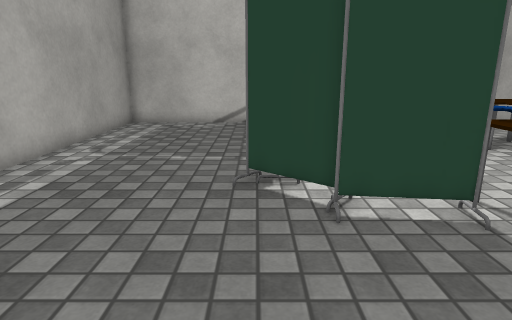
view 1 (above)

14 first-person views from a walk through a scene from a Unity 3-D project. The camera is 1.2 m above the floor, tilts 14° down and sees 75° across. The floor is counted in squares, 0.5 m on a side. Each view is taken from the middle of a square. On the plan, view 1 faces up. The plan holds only what a view shows up to about 20 squares ahead; the rest is blank. The place goes on beyond the plan. Some animated figures are not drawn. Some surface patterns are stand-ins.

view 2
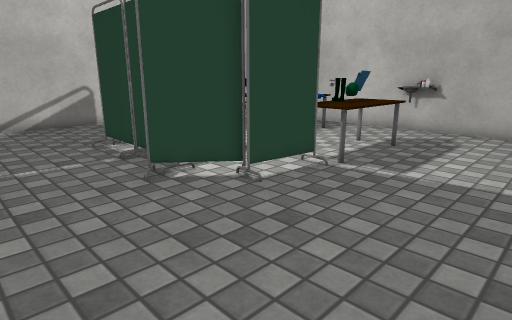

view 3
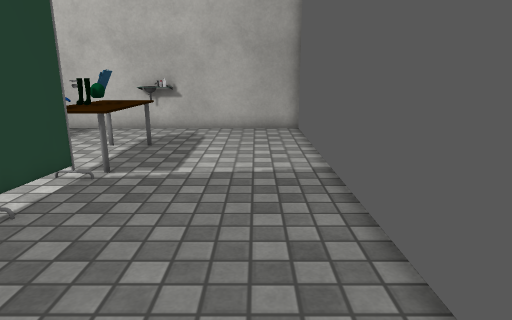

view 4
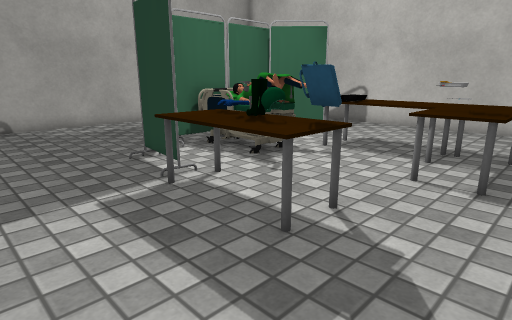

view 5
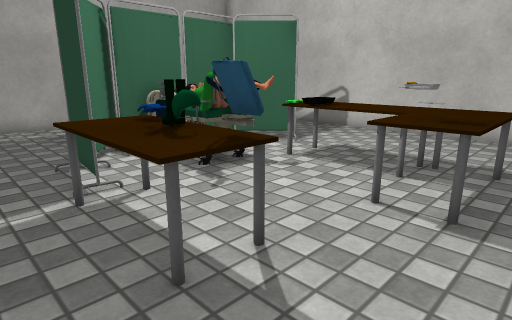

view 6
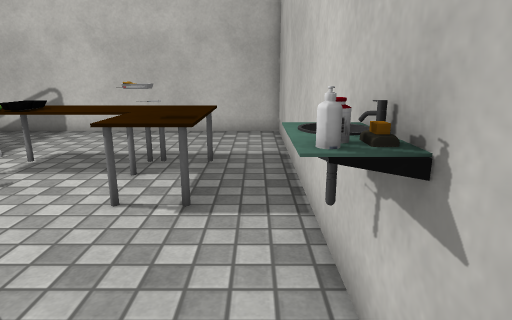

view 7
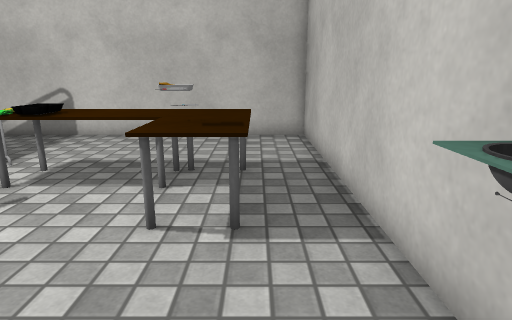

view 8
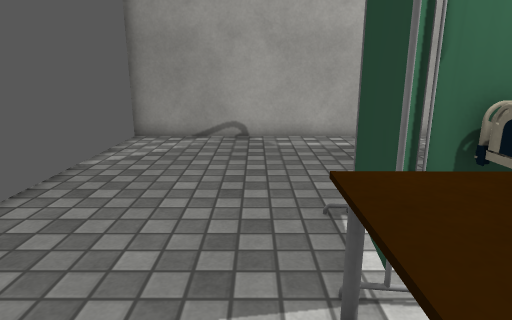

view 9
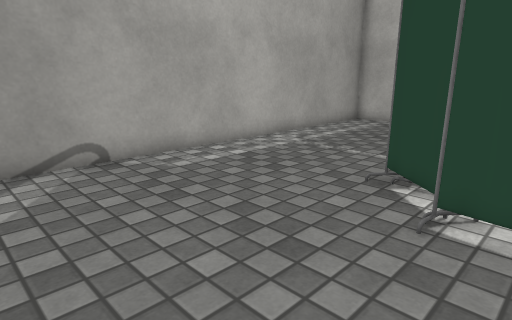

view 10
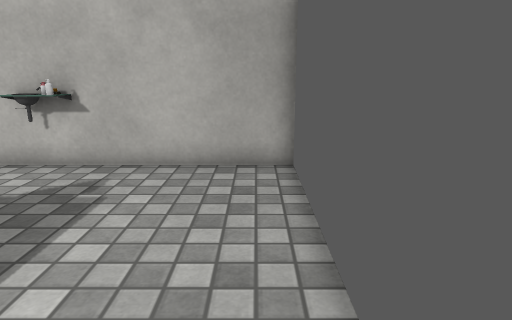

view 11
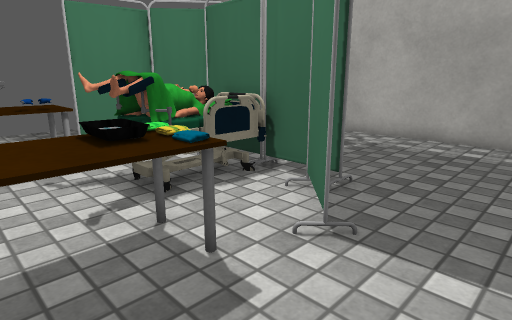

view 12
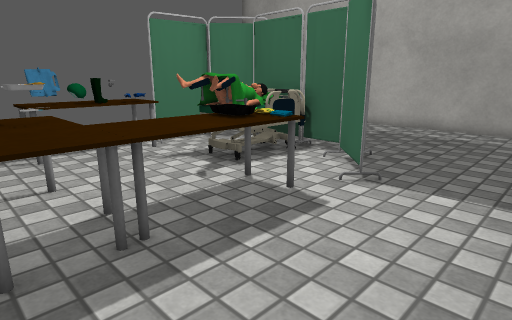

view 13
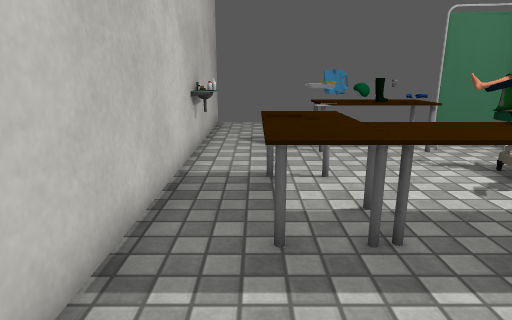

view 14
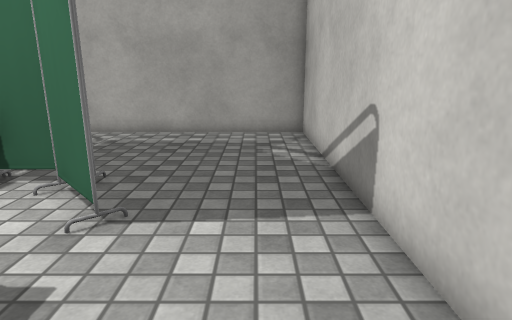

### Floor plan
Points are (right, up) in squares from view 1. A wall is a line through its corners. A room is listed if a view was taken in it or the views show most of it. See-through windows are left out.
Room 1 (views 1, 2, 3, 4, 5, 6, 7, 8, 9, 10, 11, 12, 13, 14)
walls: (0.6, 10.3) (0.5, 11.4); (0.5, 10.4) (0.6, 11.4); (3.7, 5.5) (1.4, 5.7); (2.6, 5.4) (1.7, 5.7); (3.5, 5.4) (2.8, 5.6); (3.6, 5.4) (1.5, 5.7) (3.6, 5.5); (0.6, 12.3) (0.5, 7.3); (7.8, 6.4) (7.8, 6.1); (7.8, 6) (7.4, 6); (8.1, 6.3) (7.9, 6.1) (7.3, 6.1); (12.1, 6.4) (12.1, 18.1) (-6.7, 18.1) (-6.7, -1.1) (12.1, -1.1) (12.1, 4.6)
objects: other object (0, 6) to (1, 7); bed (1, 8) to (4, 10); other object (1, 12) to (3, 13); other object (4, 5) to (8, 6); other object (4, 11) to (8, 13); other object (5, 12); other object (6, 6); other object (8, 9) to (10, 13); other object (11, 5); other object (11, 6) to (12, 6); other object (12, 5)

Positions as (right, up) in squares from view 1, and headings:
1: (0, 0), facing up
2: (-4, 0), facing up-right
3: (-4, 1), facing right
4: (11, 1), facing up-left
5: (11, 3), facing up-left
6: (11, 3), facing up
7: (10, 4), facing up
8: (7, 4), facing left
9: (3, 0), facing up-left
10: (3, 0), facing right
11: (7, 16), facing down-left
12: (10, 17), facing down-left
13: (10, 17), facing down
14: (8, 16), facing left
